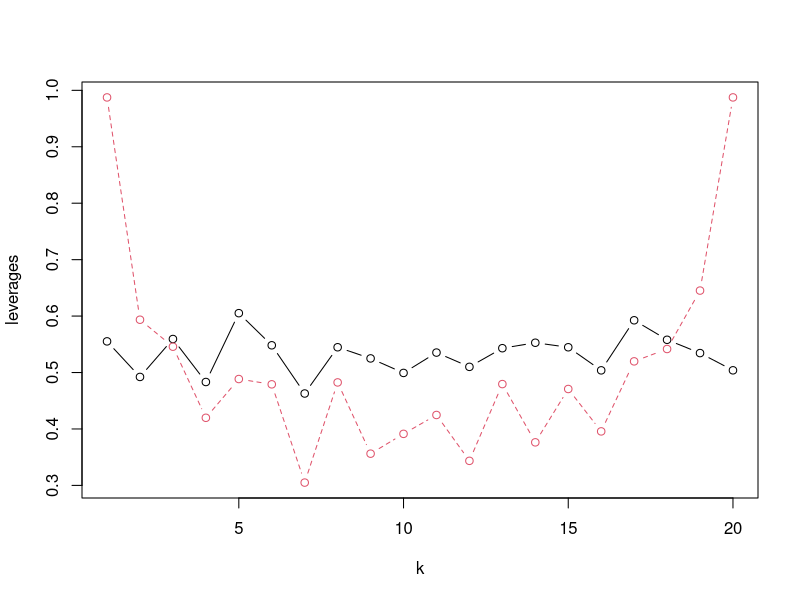

Write the R code that produced this figure.
## ---- chunk 1
leverage <- function(x1,x2,w,r=10,m=100) {
              qrx1 <- qr(x1)
              qrx2 <- qr(x2)
              n <- nrow(x1)
              lev1 <- NULL
              lev2 <- NULL
              
              for (i in 1:m) {
                v <- ifelse(runif(n)>0.5,1,-1)
                v[-w] <- 0
                v1 <- qr.fitted(qrx1,v)
                v2 <- qr.fitted(qrx2,v)
                f1 <- v1
                f2 <- v2
              
                for (j in 2:r) {
                  v1[-w] <- 0
                  v2[-w] <- 0
                  v1 <- qr.fitted(qrx1,v1)
                  v2 <- qr.fitted(qrx2,v2)
                  f1 <- f1 + v1/j
                  f2 <- f2 + v2/j
                  }
                lev1 <- c(lev1,sum(v*f1))
                lev2 <- c(lev2,sum(v*f2))
              }
              
              std1 <- exp(-mean(lev1))*sd(lev1)/sqrt(m)
              std2 <- exp(-mean(lev2))*sd(lev2)/sqrt(m)
              lev1 <- 1 - exp(-mean(lev1))
              lev2 <- 1 - exp(-mean(lev2))
              r <- list(lev=c(lev1,lev2),std.err=c(std1,std2))
              r
}
## ---- chunk 2
library(splines)
x <- c(1:1000)/1000
X1 <- 1
for (k in 1:5) X1 <- cbind(X1,cos(2*k*pi*x),sin(2*k*pi*x))
X2 <- cbind(1,bs(x,df=10))

lever<-NULL
for (k in 1:20) {
  w<-c(((k-1)*50+1):(k*50))
  result<-leverage(X1,X2,w=w,r=40,m=100)
  lever<-rbind(lever,result$lev)
  }
lever
## ---- chunk 3
matplot(lever, type = c("b"),pch=1,col = 1:2,xlab="k",ylab="leverages")
## ---- chunk 4
cauchy.mle<-function(x,start1,start2,eps=1.e-8,max.iter=50){
  if (missing(start1)) start1 <- median(x)
  if (missing(start2)) start2 <- 1/2*IQR(x)
  
  # intial value of theta and sigma
  theta <- start1
  sigma <- start2
  parameter <-c(theta,sigma)
  n <- length(x)
  
  # original score S(theta) and S(sigma)
  score_theta <- 2*sum((x-theta)/((x-theta)^2+sigma^2))
  score_sigma <- n/sigma-sum(2*sigma/((x-theta)^2+sigma^2))
  score <- c(score_theta,score_sigma)
  
  iter <- 1
  conv <- T
  
  while (max(abs(score))>eps && iter<=max.iter){
    # calculate the fisher information
    info_aa <- 2*sum((sigma^2-(x-theta)^2)/((x-theta)^2+sigma^2)^2)
    info_bb <- n/sigma^2+sum((2*((x-theta)^2-sigma^2))/((x-theta)^2+sigma^2)^2)
    info_ab <- 4*(sum((sigma*(x-theta))/((x-theta)^2+sigma^2)^2))
    info <-matrix(c(info_aa,info_ab,info_ab,info_bb),nrow=2,ncol=2)
    

    parameter <- parameter + solve(info,score)
    theta<-parameter[1]
    sigma <-parameter[2]
    score_theta <- 2*sum((x-theta)/(sigma^2+(x-theta)^2))
    score_sigma <- n/sigma-sum(2*sigma/(sigma^2+(x-theta)^2))
    score <- c(score_theta ,score_sigma)
    iter <- iter + 1
    }
  if (max(abs(score))>eps) {
      print("No Convergence")
      conv <- F
      }

    loglik <- n*log(sigma)-n*log(pi)-sum(log(sigma^2+(x-theta)^2))
    
    info_aa <- 2*sum((sigma^2-(x-theta)^2)/((x-theta)^2+sigma^2)^2)
    info_bb <- n/sigma^2+sum((2*((x-theta)^2-sigma^2))/((x-theta)^2+sigma^2)^2)
    info_ab <- 4*(sum((sigma*(x-theta))/((x-theta)^2+sigma^2)^2))
    info <-matrix(c(info_aa,info_ab,info_ab,info_bb),nrow=2,ncol=2)
    

    r <- list(parameter=parameter,loglik=loglik,info=info,varcov = solve(info),
              convergence=conv,score=score)
    r
}

set.seed(123)
x <- rcauchy(1000) + 8
r <- cauchy.mle(x)
r
